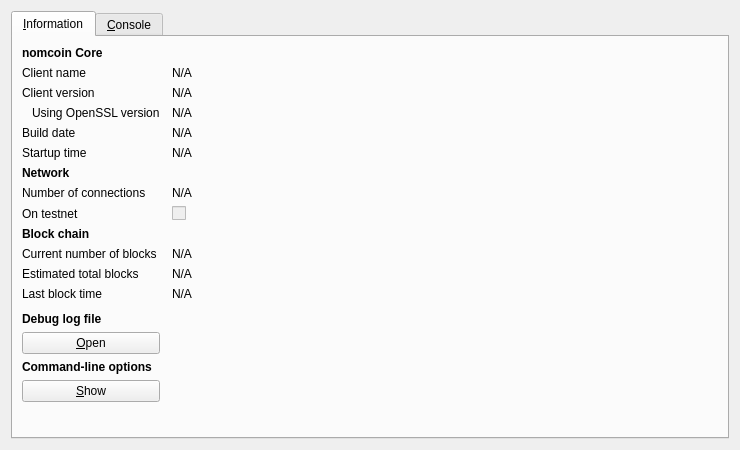
<?xml version="1.0" encoding="UTF-8"?>
<ui version="4.0">
 <class>RPCConsole</class>
 <widget class="QDialog" name="RPCConsole">
  <property name="geometry">
   <rect>
    <x>0</x>
    <y>0</y>
    <width>740</width>
    <height>450</height>
   </rect>
  </property>
  <property name="windowTitle">
   <string>nomcoin - Debug window</string>
  </property>
  <layout class="QVBoxLayout" name="verticalLayout_2">
   <item>
    <widget class="QTabWidget" name="tabWidget">
     <property name="currentIndex">
      <number>0</number>
     </property>
     <widget class="QWidget" name="tab_info">
      <attribute name="title">
       <string>&amp;Information</string>
      </attribute>
      <layout class="QGridLayout" name="gridLayout" columnstretch="0,1">
       <property name="horizontalSpacing">
        <number>12</number>
       </property>
       <item row="0" column="0">
        <widget class="QLabel" name="label_9">
         <property name="font">
          <font>
           <weight>75</weight>
           <bold>true</bold>
          </font>
         </property>
         <property name="text">
          <string>nomcoin Core</string>
         </property>
        </widget>
       </item>
       <item row="1" column="0">
        <widget class="QLabel" name="label_5">
         <property name="text">
          <string>Client name</string>
         </property>
        </widget>
       </item>
       <item row="1" column="1">
        <widget class="QLabel" name="clientName">
         <property name="cursor">
          <cursorShape>IBeamCursor</cursorShape>
         </property>
         <property name="text">
          <string>N/A</string>
         </property>
         <property name="textFormat">
          <enum>Qt::PlainText</enum>
         </property>
         <property name="textInteractionFlags">
          <set>Qt::LinksAccessibleByMouse|Qt::TextSelectableByKeyboard|Qt::TextSelectableByMouse</set>
         </property>
        </widget>
       </item>
       <item row="2" column="0">
        <widget class="QLabel" name="label_6">
         <property name="text">
          <string>Client version</string>
         </property>
        </widget>
       </item>
       <item row="2" column="1">
        <widget class="QLabel" name="clientVersion">
         <property name="cursor">
          <cursorShape>IBeamCursor</cursorShape>
         </property>
         <property name="text">
          <string>N/A</string>
         </property>
         <property name="textFormat">
          <enum>Qt::PlainText</enum>
         </property>
         <property name="textInteractionFlags">
          <set>Qt::LinksAccessibleByMouse|Qt::TextSelectableByKeyboard|Qt::TextSelectableByMouse</set>
         </property>
        </widget>
       </item>
       <item row="3" column="0">
        <widget class="QLabel" name="label_14">
         <property name="text">
          <string>Using OpenSSL version</string>
         </property>
         <property name="indent">
          <number>10</number>
         </property>
        </widget>
       </item>
       <item row="3" column="1">
        <widget class="QLabel" name="openSSLVersion">
         <property name="cursor">
          <cursorShape>IBeamCursor</cursorShape>
         </property>
         <property name="text">
          <string>N/A</string>
         </property>
         <property name="textFormat">
          <enum>Qt::PlainText</enum>
         </property>
         <property name="textInteractionFlags">
          <set>Qt::LinksAccessibleByMouse|Qt::TextSelectableByKeyboard|Qt::TextSelectableByMouse</set>
         </property>
        </widget>
       </item>
       <item row="4" column="0">
        <widget class="QLabel" name="label_12">
         <property name="text">
          <string>Build date</string>
         </property>
        </widget>
       </item>
       <item row="4" column="1">
        <widget class="QLabel" name="buildDate">
         <property name="cursor">
          <cursorShape>IBeamCursor</cursorShape>
         </property>
         <property name="text">
          <string>N/A</string>
         </property>
         <property name="textFormat">
          <enum>Qt::PlainText</enum>
         </property>
         <property name="textInteractionFlags">
          <set>Qt::LinksAccessibleByMouse|Qt::TextSelectableByKeyboard|Qt::TextSelectableByMouse</set>
         </property>
        </widget>
       </item>
       <item row="5" column="0">
        <widget class="QLabel" name="label_13">
         <property name="text">
          <string>Startup time</string>
         </property>
        </widget>
       </item>
       <item row="5" column="1">
        <widget class="QLabel" name="startupTime">
         <property name="cursor">
          <cursorShape>IBeamCursor</cursorShape>
         </property>
         <property name="text">
          <string>N/A</string>
         </property>
         <property name="textFormat">
          <enum>Qt::PlainText</enum>
         </property>
         <property name="textInteractionFlags">
          <set>Qt::LinksAccessibleByMouse|Qt::TextSelectableByKeyboard|Qt::TextSelectableByMouse</set>
         </property>
        </widget>
       </item>
       <item row="6" column="0">
        <widget class="QLabel" name="label_11">
         <property name="font">
          <font>
           <weight>75</weight>
           <bold>true</bold>
          </font>
         </property>
         <property name="text">
          <string>Network</string>
         </property>
        </widget>
       </item>
       <item row="7" column="0">
        <widget class="QLabel" name="label_7">
         <property name="text">
          <string>Number of connections</string>
         </property>
        </widget>
       </item>
       <item row="7" column="1">
        <widget class="QLabel" name="numberOfConnections">
         <property name="cursor">
          <cursorShape>IBeamCursor</cursorShape>
         </property>
         <property name="text">
          <string>N/A</string>
         </property>
         <property name="textFormat">
          <enum>Qt::PlainText</enum>
         </property>
         <property name="textInteractionFlags">
          <set>Qt::LinksAccessibleByMouse|Qt::TextSelectableByKeyboard|Qt::TextSelectableByMouse</set>
         </property>
        </widget>
       </item>
       <item row="8" column="0">
        <widget class="QLabel" name="label_8">
         <property name="text">
          <string>On testnet</string>
         </property>
        </widget>
       </item>
       <item row="8" column="1">
        <widget class="QCheckBox" name="isTestNet">
         <property name="enabled">
          <bool>false</bool>
         </property>
         <property name="text">
          <string/>
         </property>
        </widget>
       </item>
       <item row="9" column="0">
        <widget class="QLabel" name="label_10">
         <property name="font">
          <font>
           <weight>75</weight>
           <bold>true</bold>
          </font>
         </property>
         <property name="text">
          <string>Block chain</string>
         </property>
        </widget>
       </item>
       <item row="10" column="0">
        <widget class="QLabel" name="label_3">
         <property name="text">
          <string>Current number of blocks</string>
         </property>
        </widget>
       </item>
       <item row="10" column="1">
        <widget class="QLabel" name="numberOfBlocks">
         <property name="cursor">
          <cursorShape>IBeamCursor</cursorShape>
         </property>
         <property name="text">
          <string>N/A</string>
         </property>
         <property name="textFormat">
          <enum>Qt::PlainText</enum>
         </property>
         <property name="textInteractionFlags">
          <set>Qt::LinksAccessibleByMouse|Qt::TextSelectableByKeyboard|Qt::TextSelectableByMouse</set>
         </property>
        </widget>
       </item>
       <item row="11" column="0">
        <widget class="QLabel" name="label_4">
         <property name="text">
          <string>Estimated total blocks</string>
         </property>
        </widget>
       </item>
       <item row="11" column="1">
        <widget class="QLabel" name="totalBlocks">
         <property name="cursor">
          <cursorShape>IBeamCursor</cursorShape>
         </property>
         <property name="text">
          <string>N/A</string>
         </property>
         <property name="textFormat">
          <enum>Qt::PlainText</enum>
         </property>
         <property name="textInteractionFlags">
          <set>Qt::LinksAccessibleByMouse|Qt::TextSelectableByKeyboard|Qt::TextSelectableByMouse</set>
         </property>
        </widget>
       </item>
       <item row="12" column="0">
        <widget class="QLabel" name="label_2">
         <property name="text">
          <string>Last block time</string>
         </property>
        </widget>
       </item>
       <item row="12" column="1">
        <widget class="QLabel" name="lastBlockTime">
         <property name="cursor">
          <cursorShape>IBeamCursor</cursorShape>
         </property>
         <property name="text">
          <string>N/A</string>
         </property>
         <property name="textFormat">
          <enum>Qt::PlainText</enum>
         </property>
         <property name="textInteractionFlags">
          <set>Qt::LinksAccessibleByMouse|Qt::TextSelectableByKeyboard|Qt::TextSelectableByMouse</set>
         </property>
        </widget>
       </item>
       <item row="13" column="0">
        <spacer name="verticalSpacer_2">
         <property name="orientation">
          <enum>Qt::Vertical</enum>
         </property>
         <property name="sizeHint" stdset="0">
          <size>
           <width>20</width>
           <height>20</height>
          </size>
         </property>
        </spacer>
       </item>
       <item row="14" column="0">
        <widget class="QLabel" name="labelDebugLogfile">
         <property name="font">
          <font>
           <weight>75</weight>
           <bold>true</bold>
          </font>
         </property>
         <property name="text">
          <string>Debug log file</string>
         </property>
        </widget>
       </item>
       <item row="15" column="0">
        <widget class="QPushButton" name="openDebugLogfileButton">
         <property name="toolTip">
          <string>Open the nomcoin debug log file from the current data directory. This can take a few seconds for large log files.</string>
         </property>
         <property name="text">
          <string>&amp;Open</string>
         </property>
         <property name="autoDefault">
          <bool>false</bool>
         </property>
        </widget>
       </item>
       <item row="16" column="0">
        <widget class="QLabel" name="labelCLOptions">
         <property name="font">
          <font>
           <weight>75</weight>
           <bold>true</bold>
          </font>
         </property>
         <property name="text">
          <string>Command-line options</string>
         </property>
        </widget>
       </item>
       <item row="17" column="0">
        <widget class="QPushButton" name="showCLOptionsButton">
         <property name="toolTip">
          <string>Show the nomcoin-Qt help message to get a list with possible nomcoin command-line options.</string>
         </property>
         <property name="text">
          <string>&amp;Show</string>
         </property>
         <property name="autoDefault">
          <bool>false</bool>
         </property>
        </widget>
       </item>
       <item row="18" column="0">
        <spacer name="verticalSpacer">
         <property name="orientation">
          <enum>Qt::Vertical</enum>
         </property>
         <property name="sizeHint" stdset="0">
          <size>
           <width>20</width>
           <height>40</height>
          </size>
         </property>
        </spacer>
       </item>
      </layout>
     </widget>
     <widget class="QWidget" name="tab_console">
      <attribute name="title">
       <string>&amp;Console</string>
      </attribute>
      <layout class="QVBoxLayout" name="verticalLayout_3">
       <property name="spacing">
        <number>3</number>
       </property>
       <item>
        <widget class="QTextEdit" name="messagesWidget">
         <property name="minimumSize">
          <size>
           <width>0</width>
           <height>100</height>
          </size>
         </property>
         <property name="readOnly">
          <bool>true</bool>
         </property>
         <property name="tabKeyNavigation" stdset="0">
          <bool>false</bool>
         </property>
         <property name="columnCount" stdset="0">
          <number>2</number>
         </property>
        </widget>
       </item>
       <item>
        <layout class="QHBoxLayout" name="horizontalLayout">
         <property name="spacing">
          <number>3</number>
         </property>
         <item>
          <widget class="QLabel" name="label">
           <property name="text">
            <string notr="true">&gt;</string>
           </property>
          </widget>
         </item>
         <item>
          <widget class="QLineEdit" name="lineEdit"/>
         </item>
         <item>
          <widget class="QPushButton" name="clearButton">
           <property name="maximumSize">
            <size>
             <width>24</width>
             <height>24</height>
            </size>
           </property>
           <property name="toolTip">
            <string>Clear console</string>
           </property>
           <property name="text">
            <string/>
           </property>
           <property name="icon">
            <iconset resource="../nomcoin.qrc">
             <normaloff>:/icons/remove</normaloff>:/icons/remove</iconset>
           </property>
           <property name="shortcut">
            <string notr="true">Ctrl+L</string>
           </property>
           <property name="autoDefault">
            <bool>false</bool>
           </property>
          </widget>
         </item>
        </layout>
       </item>
      </layout>
     </widget>
    </widget>
   </item>
  </layout>
 </widget>
 <resources>
  <include location="../nomcoin.qrc"/>
 </resources>
 <connections/>
</ui>
